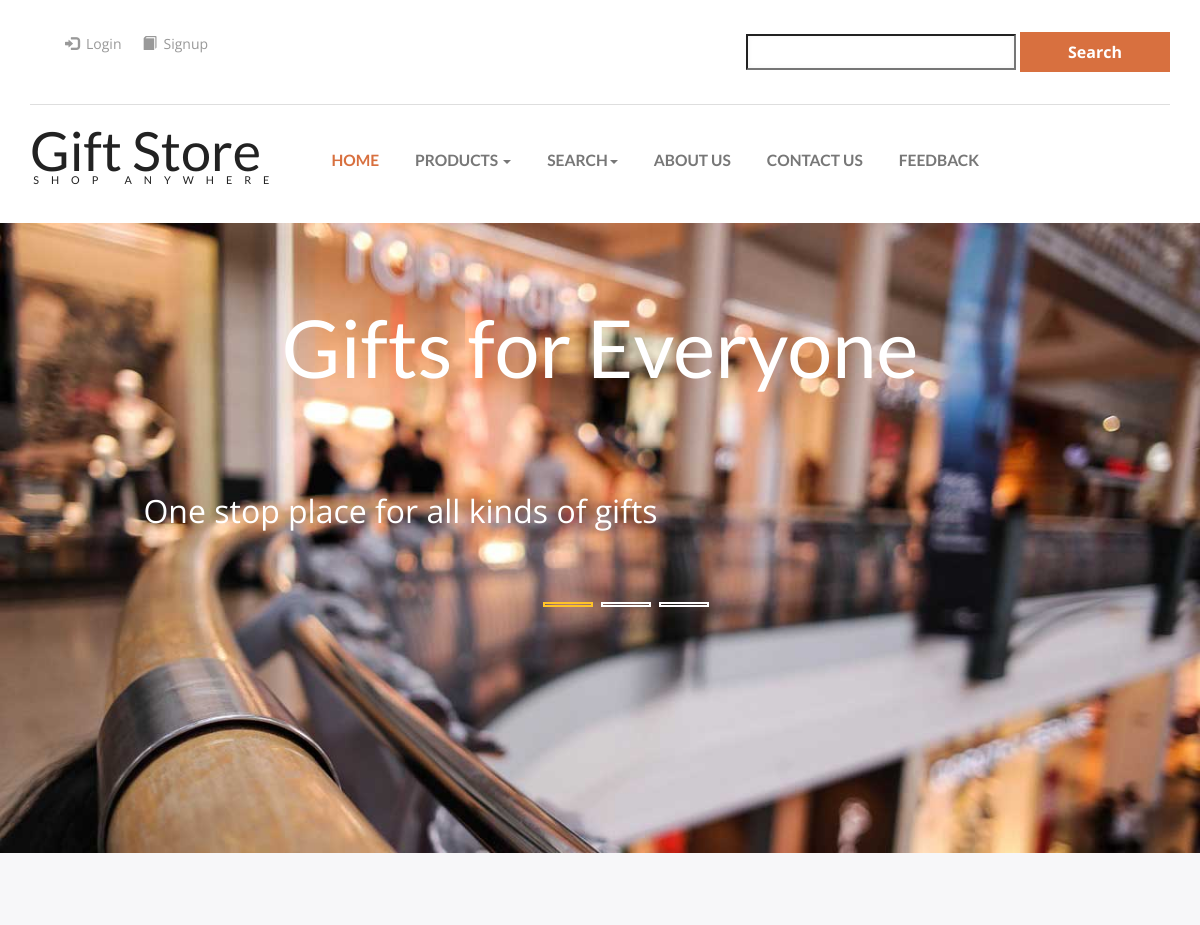
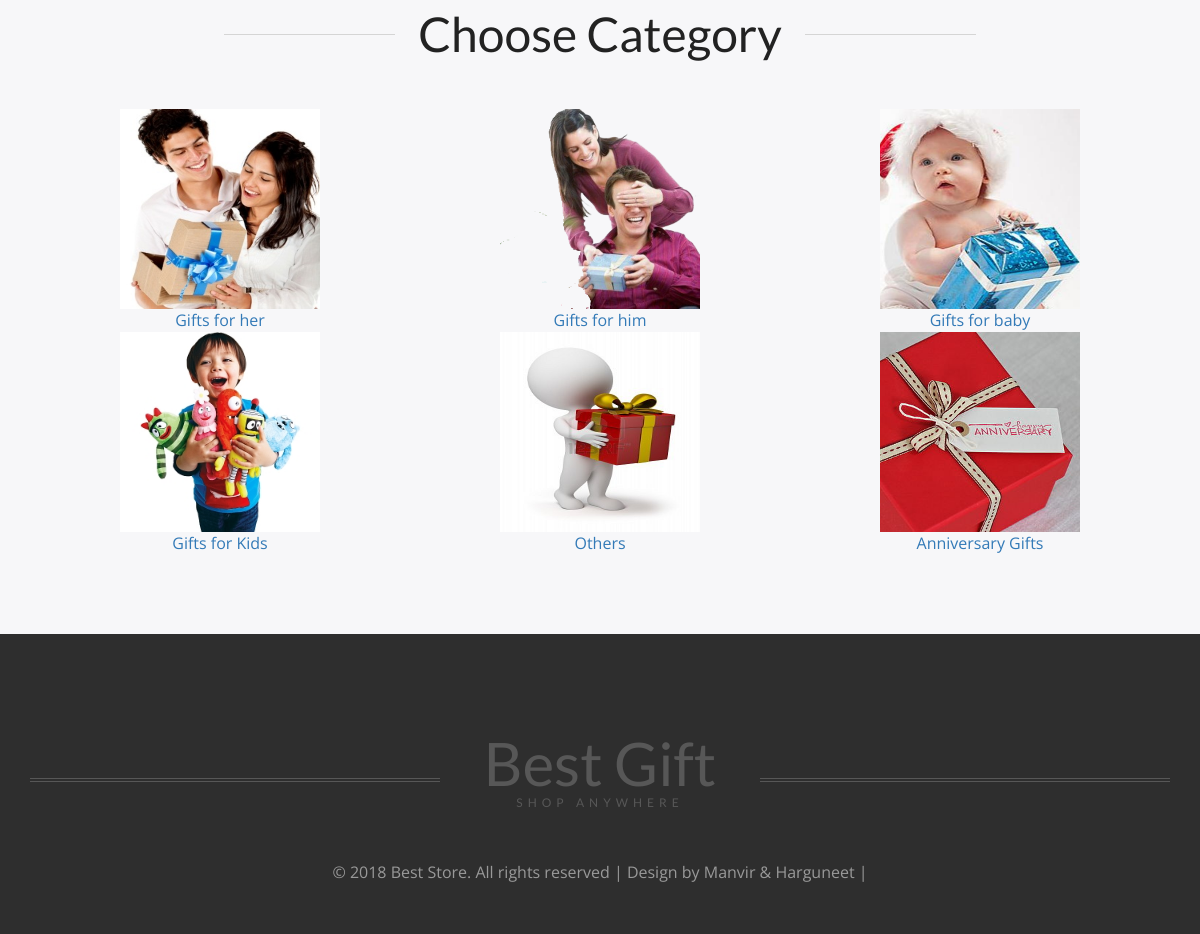
The page / on the database its author committed (2 pictures, top to bottom).
### tables this page shows
CREATE TABLE IF NOT EXISTS `addcat` (
  `Cat_ID` int(10) NOT NULL AUTO_INCREMENT,
  `Cat_name` varchar(30) NOT NULL,
  `Cat_pic` varchar(80) NOT NULL,
  PRIMARY KEY (`Cat_ID`)
);

### index.php (the view, shortened to what this page needs)
<!DOCTYPE html>
<html>
<head>
<link href="css/bootstrap.css" rel="stylesheet" type="text/css" media="all" />
<link href="css/style.css" rel="stylesheet" type="text/css" media="all" />
<link rel="stylesheet" href="css/jquery.countdown.css" />
<link href="css/animate.min.css" rel="stylesheet">
</head>
<body>
	<?php
	  include_once("header.php");
	?>
	<?php
	  include_once("banner.php")
	?>
	<div class="new-collections">
		<div class="container">
			<h3 class="animated wow zoomIn" data-wow-delay=".5s">Choose Category</h3>
			<div class="new-collections-grids">
						<?php
						  $conn=mysqli_connect(host,uname,pass,db) or die(mysqli_connect_error($conn));
						  $qu="select * from addcat";
						  $result=mysqli_query($conn,$qu) or die(mysqli_error($conn));
						  $num=mysqli_affected_rows($conn) or die(mysqli_error($conn));
						  if($num>0)
						  {
							  $co=1;
							  print"<table width='100%' align='center'>";
							  while($ans=mysqli_fetch_array($result))
							  {
								  if($co==1)
								  {
									  print"<tr width='100%' align='center'>";
								  }
								  print"<td><a href='showsubcat.php?id=$ans[0]'><img src='images/$ans[2]' width='200px' height='200px'><br/>$ans[1]</a></td>";
								  $co++;
								  if($co==4)
								  {
									 print"</tr>";
								     $co=1;
								  }
								}
							  print"</table>";
						  }
						  else
						  {
							  print"No category Available";
						  }
						?>
				</div>
			</div>
		</div>
	<?php
	 include_once("footer.php");
	?>
</body>
</html>

### header.php (shortened to what this page needs)
<div class="header">
		<div class="container">
			<div class="header-grid">
				<div class="header-grid-left">
				  <ul>
					  <li>
                      <?php
					   if(isset($_SESSION["n"]))
			           {
						print"<li><i class='glyphicon glyphicon-shopping-cart' aria-hidden='true'></i><a href='showcart.php'>Shopping Cart </a></li>";
						print"<li><a href='changepass.php'>Change Password</a></li>";
						print"<li><a href='orderhistory.php'>Order History </a></li>";
						print "<li><i class='glyphicon glyphicon-log-out' aria-hidden='true'></i><a href='signout.php'>Logout</a></li>";
					   }
			          else
					   {
					     print "<li> <i class='glyphicon glyphicon-log-in' aria-hidden='true'></i><a href='login.php'>Login</a></li>";
					   print"<li><i class='glyphicon glyphicon-book' aria-hidden='true'></i><a href='signup.php'>Signup</a></li>";
					  }
					  ?>
					</ul>
				</div>
				<div class="header-grid-right">
				  <form id="form1" name="form1" method="post" action="">
				    <ul class="social-icons">
				      <table width="34%" border="0" align="right">
				        <tr>
				          <td width="42%"><label>
				            <input type="text" name="nm" id="nm" />
				            </label></td>
				          <td width="16%">&nbsp;</td>
				          <td width="42%"><label>
				            <input type="submit" name="search" id="search" value="Search" class="btn1" />
				            </label>
							?></td>
			            </tr>
			          </table>
			        </ul>
			      </form>
				</div>
				<div class="clearfix"> </div>
			</div>
			<div class="logo-nav">
				<div class="logo-nav-left">
					<h1><a href="index.php">Gift Store <span>Shop anywhere</span></a></h1>
				</div>
				<div class="logo-nav-left1">
					<nav class="navbar navbar-default">
					<div class="collapse navbar-collapse" id="bs-megadropdown-tabs">
						<ul class="nav navbar-nav">
							<li class="active"><a href="index.php" class="act">Home</a></li>
							<li class="dropdown">
								<a href="#" class="dropdown-toggle" data-toggle="dropdown">Products <b class="caret"></b></a>
						  </li>
							<li class="dropdown">
								<a href="#" class="dropdown-toggle" data-toggle="dropdown">Search<b class="caret"></b></a>
							</li>
                            <li><a href="aboutus.php">About us</a></li>
							<li><a href="contactus.php">Contact us</a></li>
							<li><a href="feedback.php">Feedback</a></li>
						</ul>
					</div>
					</nav>
				</div>
				<div class="clearfix"> </div>
			</div>
		</div>
	</div>

### banner.php (shortened to what this page needs)
<div class="banner">
		<div class="container">
			<div class="banner-info animated wow zoomIn" data-wow-delay=".5s">
				<h3>Gifts for Everyone</h3><br /><br /><br /><br />
				<div class="wmuSlider example1">
					<div class="wmuSliderWrapper">
						<article style="position: absolute; width: 100%; opacity: 0;">
							<div class="banner-wrap">
								<div class="banner-info1">
									<p>One stop place for all kinds of gifts</p>
								</div>
							</div>
						</article>
					</div>
				</div>
			</div>
		</div>
	</div>

### footer.php
<div class="footer">
		<div class="container">
		  <div class="footer-logo">
		    <h2><a href="index.html">Best Gift <span>Shop anywhere</span></a></h2>
			</div>
			<div class="copy-right">
				<p>&copy 2018 Best Store. All rights reserved | Design by Manvir & Harguneet | </p>
			</div>
		</div>
	</div>

### rows shown on the page
addcat: Cat_pic (picture), Cat_name "Gifts for her"
addcat: Cat_pic (picture), Cat_name "Gifts for him"
addcat: Cat_pic (picture), Cat_name "Gifts for baby"
addcat: Cat_pic (picture), Cat_name "Gifts for Kids"
addcat: Cat_pic (picture), Cat_name "Others"
addcat: Cat_pic (picture), Cat_name "Anniversary Gifts"
